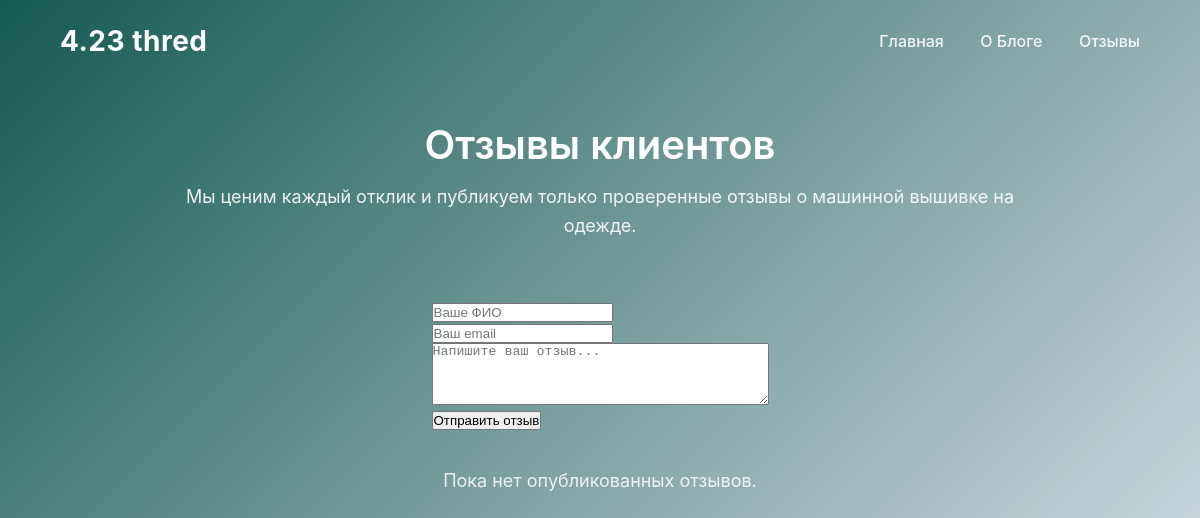
The page /reviews/ on the database as committed earlier.
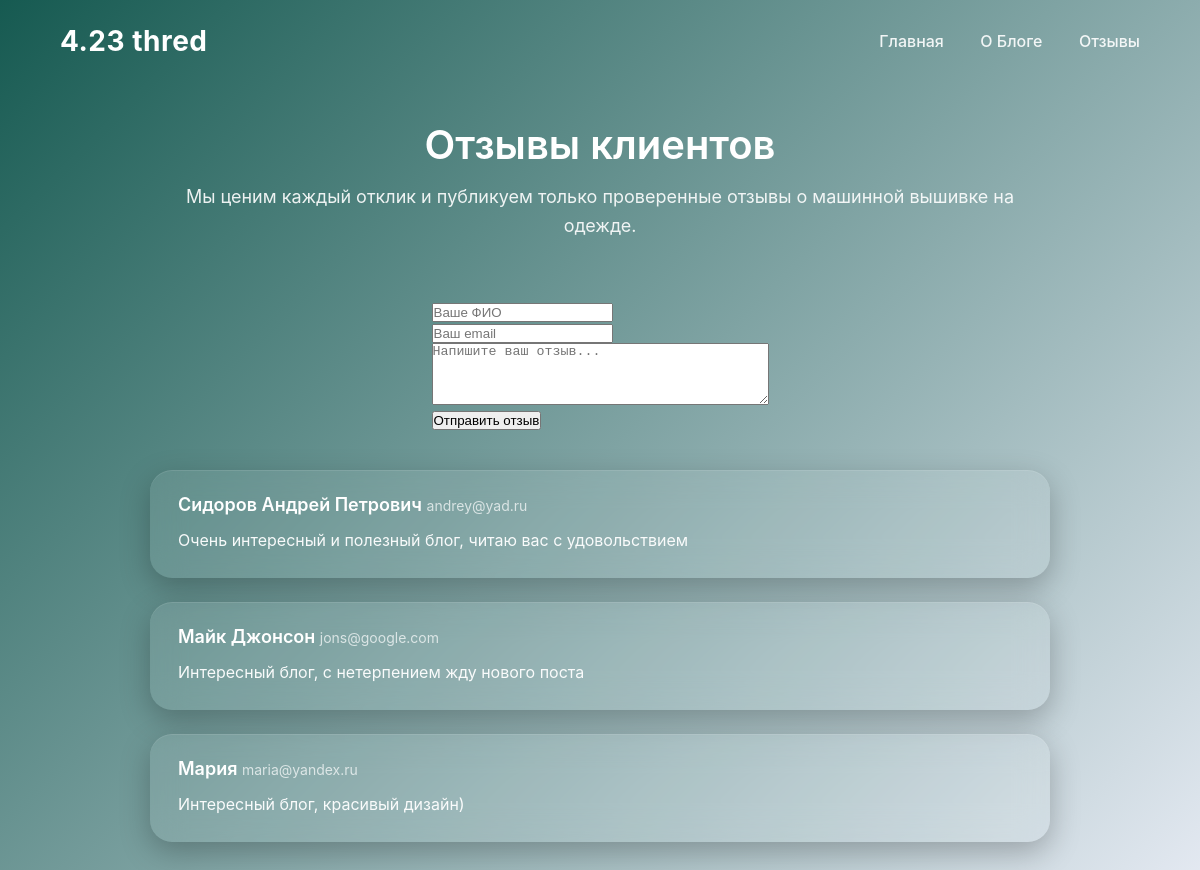
The same page on the database as committed later.
### reviews/models.py (models this page shows, shortened)
class Review(models.Model):
    full_name = models.CharField(
        max_length=255,
        verbose_name="ФИО"
    )
    email = models.EmailField(
        verbose_name="Email"
    )
    text = models.TextField(
        verbose_name="Текст отзыва"
    )
    is_checked = models.BooleanField(
        default=False,
        verbose_name="Проверено"
    )

### reviews/views.py (the view)
# urls.py: path('', reviewsPage, name='reviews'),
def reviewsPage(request):
    reviews = Review.objects.all()
    if request.method == 'POST':
        form = ReviewForm(request.POST)
        if form.is_valid():
            form.save()
            return redirect('reviews')
    else:
        form = ReviewForm()
    data = {"menu": MENU, "title": "Отзывы", "reviews": reviews, 'form': form}
    return render(request, 'reviews.html', data)

### reviews/forms.py
class ReviewForm(forms.ModelForm):
    class Meta:
        model = Review
        fields = ['full_name', 'email', 'text']
        widgets = {
            'full_name': forms.TextInput(attrs={
                'placeholder': 'Ваше ФИО'
            }),
            'email': forms.EmailInput(attrs={
                'placeholder': 'Ваш email'
            }),
            'text': forms.Textarea(attrs={
                'placeholder': 'Напишите ваш отзыв...',
                'rows': 4
            }),
        }

### templates/reviews.html (shortened to what this page needs)
{% extends 'base.html' %}
{% load static %}
{% block extra_css %}
<link rel="stylesheet" href="{% static 'css/reviews.css' %}">
{% endblock %}
{% block content %}
<section class="reviews-hero">
    <h1>Отзывы клиентов</h1>
    <p>
        Мы ценим каждый отклик и публикуем только проверенные отзывы
        о машинной вышивке на одежде.
    </p>
</section>
<div class="review-form">
    <form method="post">
        <div class="form-field">
            {{ form.full_name }}
        </div>
        <div class="form-field">
            {{ form.email }}
        </div>
        <div class="form-field">
            {{ form.text }}
        </div>
        <button type="submit" class="btn">
            Отправить отзыв
        </button>
    </form>
</div>
<section class="reviews-list">
    {% if reviews %}
        {% for review in reviews %}
            {% if review.is_checked %}
            <article class="review-card">
                <div class="review-header">
                    <span class="review-author">{{ review.full_name }}</span>
                    <span class="review-email">{{ review.email }}</span>
                </div>
                <div class="review-text">
                    {{ review.text|linebreaks }}
                </div>
            </article>
            {% endif %}
        {% endfor %}
    {% else %}
        <p class="no-reviews">
            Пока нет опубликованных отзывов.
        </p>
    {% endif %}
</section>
{% endblock %}

### templates/base.html (shortened to what this page needs)
{% load static %}
<!DOCTYPE html>
<html lang="ru">
<head>
    <link rel="stylesheet" href="{% static 'css/base.css' %}">
    {% block extra_css %}{% endblock %}
</head>
<body>
<header class="topbar">
    <div class="logo">4.23 thred</div>
    <nav class="menu">
        {% for key, value in menu.items %}
            <a href="{{ value }}">{{ key }}</a>
        {% endfor %}
    </nav>
</header>
<main class="page">
    {% block content %}{% endblock %}
</main>
</body>
</html>

### static/css/base.css (style rules this page uses)
* { margin: 0; padding: 0; box-sizing: border-box; }
body { font-family: -apple-system, BlinkMacSystemFont, "SF Pro Display", sans-serif; background: #f5f5f7; color: #1d1d1f; }
.topbar { position: absolute; top: 0; width: 100%; padding: 24px 60px; display: flex; justify-content: space-between; align-items: center; z-index: 10; }
.logo { font-size: 28px; font-weight: 700; color: #ffffff; letter-spacing: 0.5px; }
.menu a { margin-left: 32px; text-decoration: none; color: rgba(255, 255, 255, 0.9); font-weight: 500; transition: opacity 0.3s ease; }
.page { width: 100%; }

### static/css/reviews.css (style rules this page uses)
body { background: linear-gradient(135deg, #165a51, #E8ECF5); min-height: 90vh; }
.reviews-hero { max-width: 900px; margin: 120px auto 60px; text-align: center; color: #ffffff; }
.reviews-hero h1 { font-size: 40px; font-weight: 600; margin-bottom: 14px; }
.reviews-hero p { font-size: 18px; line-height: 1.6; opacity: 0.9; }
.reviews-list { max-width: 900px; margin: 0 auto 80px; display: grid; gap: 24px; }
.review-card { background: rgba(255, 255, 255, 0.08); backdrop-filter: blur(16px); border-radius: 22px; padding: 24px 28px; box-shadow: 0 10px 30px rgba(0,0,0,0.25), inset 0 1px 0 rgba(255,255,255,0.1); color: #ffffff; transition: transform 0.3s ease, box-shadow 0.3s ease; }
.review-header { margin-bottom: 12px; }
.review-author { font-size: 18px; font-weight: 600; }
.review-email { font-size: 14px; opacity: 0.7; }
.review-text { font-size: 16px; line-height: 1.7; opacity: 0.95; }
.review-form { margin: 40px auto; display: flex; justify-content: center; }

Rows that differ between the two databases and show on the page:
added Review: full_name "Сидоров Андрей Петрович", email "andrey@yad.ru", text "Очень интересный и полезный блог, читаю вас с удовольствием"
added Review: full_name "Майк Джонсон", email "jons@google.com", text "Интересный блог, с нетерпением жду нового поста"
added Review: full_name "Мария", email "maria@yandex.ru", text "Интересный блог, красивый дизайн)"
Other text that changed with them:
text no longer shown: "Пока нет опубликованных отзывов."
